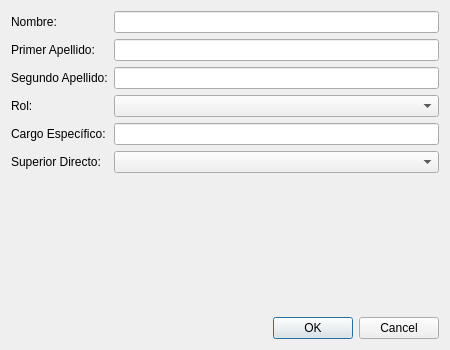
<?xml version="1.0" encoding="UTF-8"?>
<ui version="4.0">
 <class>WorkerForm</class>
 <widget class="QDialog" name="WorkerForm">
  <property name="geometry">
   <rect>
    <x>0</x>
    <y>0</y>
    <width>450</width>
    <height>350</height>
   </rect>
  </property>
  <property name="windowTitle">
   <string>Añadir Nuevo Trabajador</string>
  </property>
  <property name="modal">
   <bool>true</bool>
  </property>
  <layout class="QVBoxLayout" name="verticalLayout">
   <item>
    <layout class="QFormLayout" name="formLayout">
     <item row="0" column="0">
      <widget class="QLabel" name="label_nombre">
       <property name="text">
        <string>Nombre:</string>
       </property>
      </widget>
     </item>
     <item row="0" column="1">
      <widget class="QLineEdit" name="le_nombre"/>
     </item>
     <item row="1" column="0">
      <widget class="QLabel" name="label_apellido1">
       <property name="text">
        <string>Primer Apellido:</string>
       </property>
      </widget>
     </item>
     <item row="1" column="1">
      <widget class="QLineEdit" name="le_apellido1"/>
     </item>
     <item row="2" column="0">
      <widget class="QLabel" name="label_apellido2">
       <property name="text">
        <string>Segundo Apellido:</string>
       </property>
      </widget>
     </item>
     <item row="2" column="1">
      <widget class="QLineEdit" name="le_apellido2"/>
     </item>
     <item row="3" column="0">
      <widget class="QLabel" name="label_rol">
       <property name="text">
        <string>Rol:</string>
       </property>
      </widget>
     </item>
     <item row="3" column="1">
      <widget class="QComboBox" name="combo_rol"/>
     </item>
     <item row="4" column="0">
      <widget class="QLabel" name="label_cargo">
       <property name="text">
        <string>Cargo Específico:</string>
       </property>
      </widget>
     </item>
     <item row="4" column="1">
      <widget class="QLineEdit" name="le_cargo"/>
     </item>
     <item row="5" column="0">
      <widget class="QLabel" name="label_superior">
       <property name="text">
        <string>Superior Directo:</string>
       </property>
      </widget>
     </item>
     <item row="5" column="1">
      <widget class="QComboBox" name="combo_superior"/>
     </item>
    </layout>
   </item>
   <item>
    <spacer name="verticalSpacer">
     <property name="orientation">
      <enum>Qt::Vertical</enum>
     </property>
     <property name="sizeHint" stdset="0">
      <size>
       <width>20</width>
       <height>40</height>
      </size>
     </property>
    </spacer>
   </item>
   <item>
    <widget class="QDialogButtonBox" name="buttonBox">
     <property name="orientation">
      <enum>Qt::Horizontal</enum>
     </property>
     <property name="standardButtons">
      <set>QDialogButtonBox::Cancel|QDialogButtonBox::Ok</set>
     </property>
    </widget>
   </item>
  </layout>
 </widget>
 <resources/>
 <connections/>
</ui>
